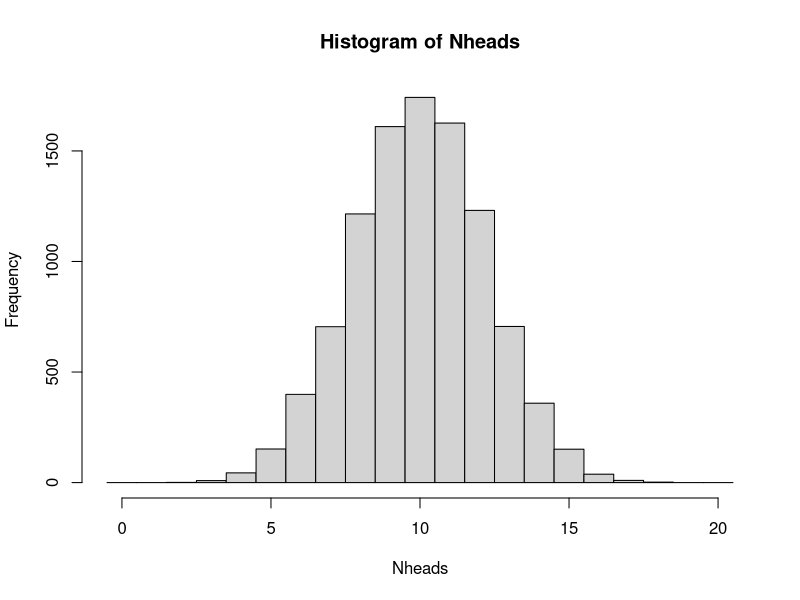
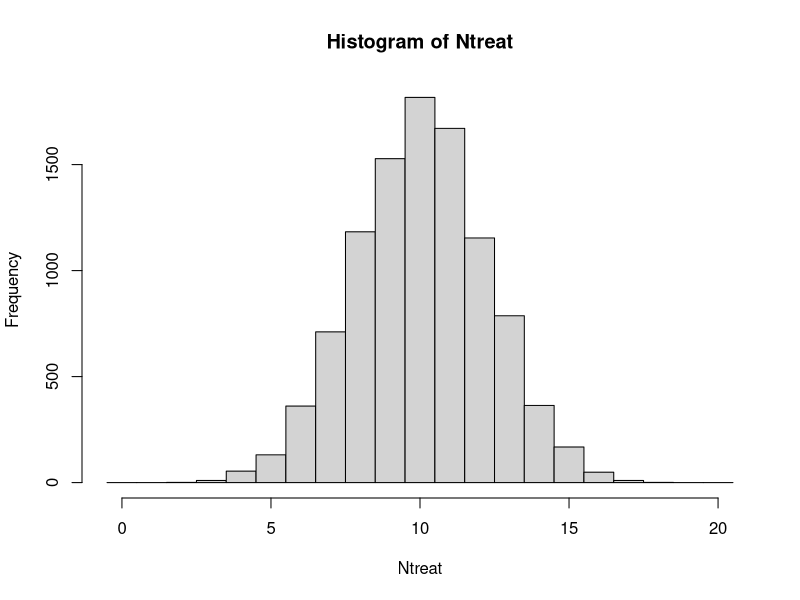
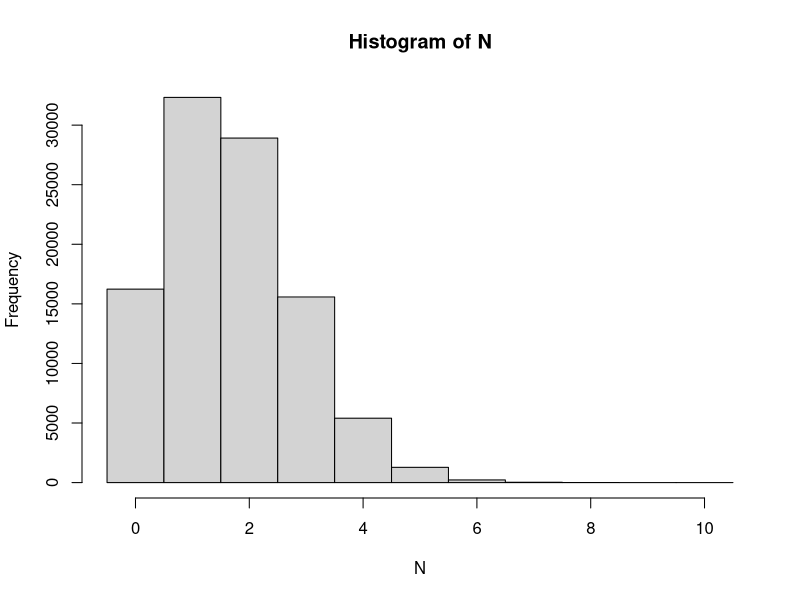
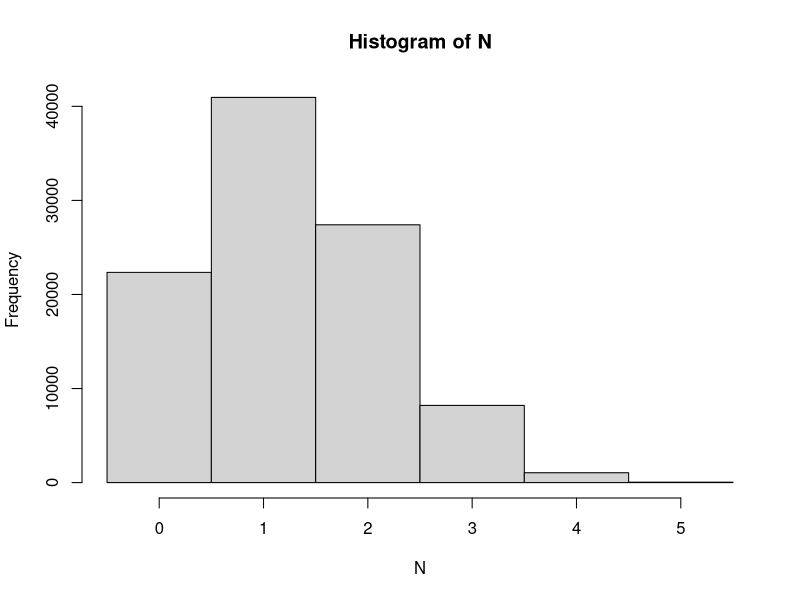

These charts were generated, in order, by the following R code:
## ---- chunk 1
knitr::opts_chunk$set(cache=TRUE)
## ---- chunk 2
## A single coin toss
sample(c("H", "T"), size=1)
## Another coin toss
sample(c("H", "T"), size=1)

## 20 independent coin tosses
(coins <- sample(c("H", "T"), size=20, replace=TRUE))
## How many heads did we get in these particular 20 draws?
sum(coins == "H")

## The simulation is about repeating this (20 random draws and summing up the number of heads) many times. To do it 10000 times;
Nheads <- replicate(10000, {
  coins <- sample(c("H", "T"), size=20, replace=TRUE)
  sum(coins == "H")
})
## ---- chunk 3
## Number of times of the 10000 with exactly 15 heads
sum(Nheads==15)
## divide by 10000 to get the probability
sum(Nheads==15)/10000
## or compute using mean (why does this work?)
mean(Nheads==15)
## ---- chunk 4
mean(Nheads<7)
## ---- chunk 5
## plot the distribution and read the graph
hist(Nheads, breaks=0:21-0.5)

## or tabulate
table(Nheads)
## ---- chunk 6
## probability of 15 heads or more
mean(Nheads>=15)
## ---- chunk 7
mean(Nheads<=2)
sum(Nheads<=2)
## with this low number of observations, more repeats is required to get a more accurate answer

Nheads <- replicate(1000000, {
  coins <- sample(c("H", "T"), size=20, replace=TRUE)
  sum(coins == "H")
})
sum(Nheads<=2)
mean(Nheads<=2)
## ---- chunk 8
## Randomization for a single patient
sample(c("T", "C"), size=1)

## Randomize 20 independent patients
(patients <- sample(c("T", "c"), size=20, replace=TRUE))
## How many patients are assigned to treatment group?
sum(patients == "T")

## Simulate by repeating 10000 times
Ntreat <- replicate(10000, {
  patients <- sample(c("T", "C"), size=20, replace=TRUE)
  sum(patients == "T")
})
## ---- chunk 9
## Proportion of the 10000 repeats with exactly 15 T
mean(Ntreat==15)
## ---- chunk 10
mean(Ntreat<7)
## ---- chunk 11
## plot the distribution and read the graph
hist(Ntreat, breaks=0:21-0.5)

## or tabulate
table(Ntreat)
## ---- chunk 12
## probability of 15 T or more
mean(Ntreat>=15)
## ---- chunk 13
mean(Ntreat<=2)
sum(Ntreat<=2)
## with this low number of observations, more repeats is required to get a more accurate answer
  
Ntreat <- replicate(1000000, {
  patients <- sample(c("T", "C"), size=20, replace=TRUE)
  sum(patients == "T")
})
sum(Ntreat<=2)
mean(Ntreat<=2)
## ---- chunk 14
##Simulate thowing 10 dice and counting the number of sixes.
N <- replicate(100000, sum(sample(1:6, size=10, replace=TRUE)==6))
table(N)
##The probability mass function
table(N)/length(N)
hist(N, breaks=(0:11)-0.5)
## ---- chunk 15
sum(N>=5)
sum(N>=5)/length(N)
mean(N>=5)
## ---- chunk 16
mean(N==2)
## ---- chunk 17
mean(N)
10*1/6
## ---- chunk 18
N <- replicate(100000, sum(sample(rep(0:1, c(39,13)), size=5)))
hist(N, breaks=(0:6)-.5)
## P(N==5)
mean(N==5)
## ---- chunk 19
## Solution using 100 replicates
x <- replicate(100, sum(sample(c(0,0,0,0,0,0,0,1,1,1), size=3, replace=TRUE)))
table(x)
mean(x==0)
## Solution using 1000 replicates
x <- replicate(1000, sum(sample(c(0,0,0,0,0,0,0,1,1,1), size=3, replace=TRUE)))
table(x)
mean(x==0)
## Solution using 100000 replicates
x <- replicate(100000, sum(sample(c(0,0,0,0,0,0,0,1,1,1), size=3, replace=TRUE)))
table(x)
mean(x==0)
## ---- chunk 20
## Solution using 100000 replicates
x <- replicate(100000, sum(sample(rep(c(0, 1), c(14, 6)), size=3, replace=FALSE)))
table(x)
mean(x==0)
## ---- chunk 21
## Solution using 100000 replicates
x <- replicate(100000, sum(sample(rep(c(0, 1), c(140, 60)), size=3, replace=FALSE)))
table(x)
mean(x==0)
## ---- chunk 22
## 1.6 Solution using the Binomial distribution
pbinom(0, 3, 0.3)

## 1.7 Solution using the hypergeometric distribution
phyper(0, 6, 20-6, 3)

## 1.8 Solution using the hypergeometric distribution
phyper(0, 60, 200-60, 3)
## ---- chunk 23
phyper(20, 200, 20000-200, 1000, lower.tail=FALSE)
## ---- chunk 24
x <- replicate(100000, {x<-sample(1:5, 3); y<-sample(1:5,3); length(intersect(x,y))})
table(x)

phyper(0:3, 3, 2, 3)
